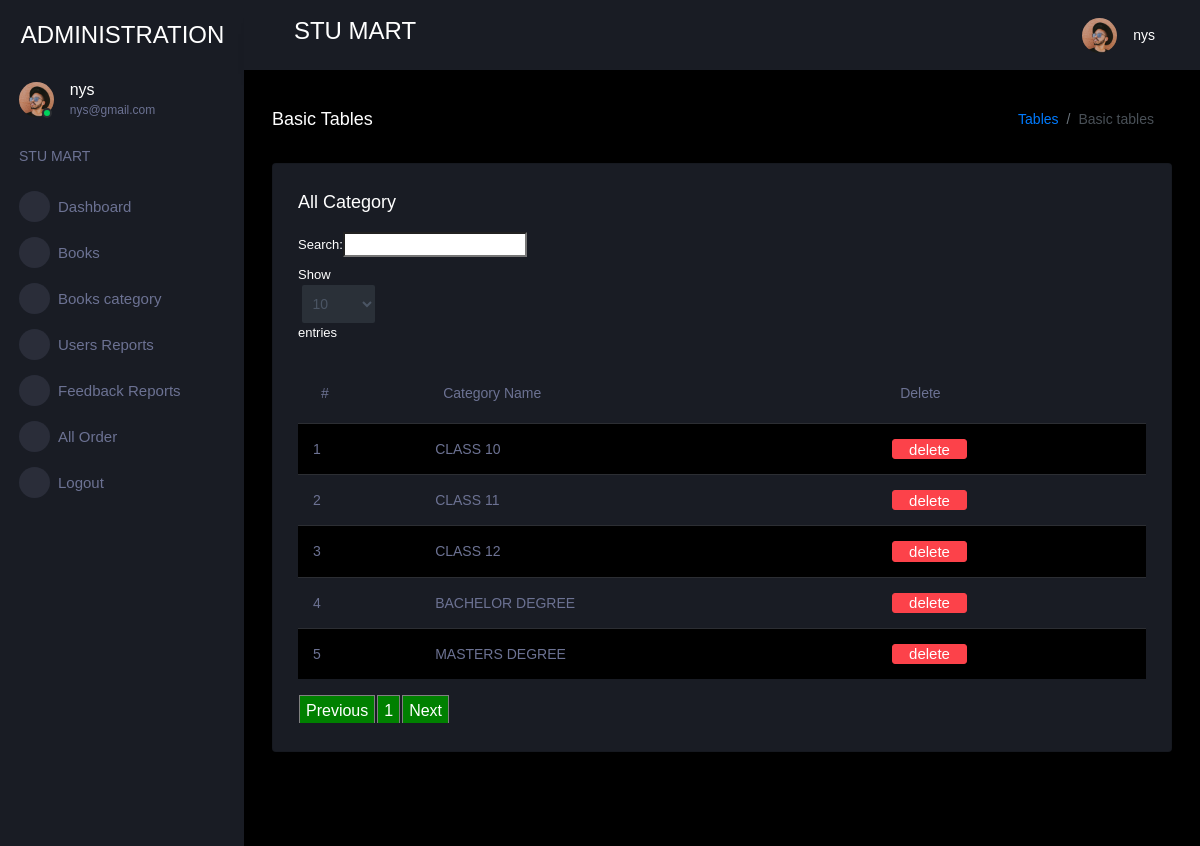
Screenshot of /view_categary/ (signed in) with the database file from the repository.
### book/models.py (models this page shows, shortened)
class Category(models.Model):
    name = models.CharField(max_length=30, null=True)

### book/views.py (the view)
# urls.py: path('view_categary/', View_Categary, name='view_categary'),
def View_Categary(request):
    if not request.user.is_authenticated:
        return redirect('login_admin')
    pro = Category.objects.all()
    d = {'pro': pro}
    return render(request,'administration/view_category.html', d)

### book/templates/administration/view_category.html (shortened to what this page needs)
{% extends 'administration/index.html' %}
{% load static %}
{% block body %}
<link rel = stylesheet href="https://cdn.datatables.net/1.10.23/css/dataTables.bootstrap.min.css">
<div class="main-panel">
    <div class="content-wrapper">
      <div class="page-header">
        <h3 class="page-title"> Basic Tables </h3>
        <nav aria-label="breadcrumb">
          <ol class="breadcrumb">
            <li class="breadcrumb-item"><a href="#">Tables</a></li>
            <li class="breadcrumb-item active" aria-current="page">Basic tables</li>
          </ol>
        </nav>
      </div>
      <div class="row">
        <div class="col-lg-12 grid-margin stretch-card">
          <div class="card">
            <div class="card-body">
              <h4 class="card-title">All Category</h4>
              <div class="table-responsive">
                <table class="table table-striped" id="example">
                  <thead>
                    <tr>
                        <th>#</th>
                        <th>Category Name</th>
                        <th>Delete</th>
                      </tr>
                      </thead>
                       <tbody>
                        {% for i in pro %}
                      <tr>
                        <td>{{forloop.counter}}</td>
                        <td>{{i.name}}</td>
                        <td><a href="{% url 'delete_category' i.id %}" onclick="return confirm('Are you sure?')"><button class="btn btn-danger">delete</button></a></td>
                      </tr>
                        {% empty %}
                            <tr>
                                <td>Data Not found</td>
                            </tr>
                        {% endfor %}
                        </tbody>
                </table>
              </div>
            </div>
          </div>
        </div>
      </div>
    </div>
{% endblock %}

### book/templates/administration/index.html (shortened to what this page needs)
<!DOCTYPE html>
{% load static %}
<html lang="en">
  <head>
    <link rel="stylesheet" href="{% static 'assets/vendors/mdi/css/materialdesignicons.min.css' %}">
    <link rel="stylesheet" href="{% static 'assets/vendors/css/vendor.bundle.base.css' %}">
    <link rel="stylesheet" href="{% static 'assets/vendors/jvectormap/jquery-jvectormap.css' %}">
    <link rel="stylesheet" href="{% static 'assets/vendors/flag-icon-css/css/flag-icon.min.css' %}">
    <link rel="stylesheet" href="{% static 'assets/vendors/owl-carousel-2/owl.carousel.min.css' %}">
    <link rel="stylesheet" href="{% static 'assets/vendors/owl-carousel-2/owl.theme.default.min.css' %}">
    <link rel="stylesheet" href="{% static 'assets/css/style.css' %}">
  </head>
  <body>
    <div class="container-scroller">
      <nav class="sidebar sidebar-offcanvas" id="sidebar">
        <div class="sidebar-brand-wrapper d-none d-lg-flex align-items-center justify-content-center fixed-top">
          <a class="sidebar-brand brand-logo" href="index.html" style="color:white">ADMINISTRATION</a>
        </div>
        <ul class="nav">
          <li class="nav-item profile">
            <div class="profile-desc">
              <div class="profile-pic">
                <div class="count-indicator">
                  <img class="img-xs rounded-circle " src="{% static 'assets/images/faces/face15.jpg' %}" alt="">
                  <span class="count bg-success"></span>
                </div>
                <div class="profile-name">
                  <h5 class="mb-0 font-weight-normal">{{request.user.username}}</h5>
                  <span>{{request.user.email}}</span>
                </div>
              </div>
              <a href="#" id="profile-dropdown" data-toggle="dropdown"><i class="mdi mdi-dots-vertical"></i></a>
            </div>
          </li>
          <li class="nav-item nav-category">
            <span class="nav-link">STU MART</span>
          </li>
          <li class="nav-item menu-items">
            <a class="nav-link" href="/admin-home">
              <span class="menu-icon">
                <i class="mdi mdi-speedometer"></i>
              </span>
              <span class="menu-title">Dashboard</span>
            </a>
          </li>
          <li class="nav-item menu-items">
            <a class="nav-link" data-toggle="collapse" href="#ui-basic" aria-expanded="false" aria-controls="ui-basic">
              <span class="menu-icon">
                <i class="mdi mdi-laptop"></i>
              </span>
              <span class="menu-title">Books</span>
              <i class="menu-arrow"></i>
            </a>
          </li>
          <li class="nav-item menu-items">
            <a class="nav-link" data-toggle="collapse" href="#ui-basic-1" aria-expanded="false" aria-controls="ui-basic">
              <span class="menu-icon">
                <i class="mdi mdi-laptop"></i>
              </span>
              <span class="menu-title">Books category</span>
              <i class="menu-arrow"></i>
            </a>
          </li>
          <li class="nav-item menu-items">
            <a class="nav-link" href="/view_user">
              <span class="menu-icon">
                <i class="mdi mdi-account-card-details"></i>
              </span>
              <span class="menu-title">Users Reports</span>
            </a>
          </li>
          <li class="nav-item menu-items">
            <a class="nav-link" href="/view_feedback">
              <span class="menu-icon">
                <i class="mdi mdi-playlist-play"></i>
              </span>
              <span class="menu-title">Feedback Reports</span>
            </a>
          </li>
          <li class="nav-item menu-items">
            <a class="nav-link" href="/admin_viewBooking">
              <span class="menu-icon">
                <i class="mdi mdi-table-large"></i>
              </span>
              <span class="menu-title">All Order</span>
            </a>
          </li>
          <li class="nav-item menu-items">
            <a class="nav-link" href="/logout">
              <span class="menu-icon">
                <i class="mdi mdi-chart-bar"></i>
              </span>
              <span class="menu-title">Logout</span>
            </a>
          </li>
        </ul>
      </nav>
      <div class="container-fluid page-body-wrapper">
        <nav class="navbar p-0 fixed-top d-flex flex-row">
          <div class="navbar-menu-wrapper flex-grow d-flex align-items-stretch">
            <button class="navbar-toggler navbar-toggler align-self-center" type="button" data-toggle="minimize">
              <span class="mdi mdi-menu"></span>
            </button>
            <ul class="navbar-nav w-100">
              <li class="nav-item w-100">
                <h3>STU MART</h3>
              </li>
            </ul>
            <ul class="navbar-nav navbar-nav-right">
              <li class="nav-item dropdown">
                <a class="nav-link" id="profileDropdown" href="#" data-toggle="dropdown">
                  <div class="navbar-profile">
                    <img class="img-xs rounded-circle" src="{% static 'assets/images/faces/face15.jpg' %}" alt="">
                    <p class="mb-0 d-none d-sm-block navbar-profile-name">{{request.user.username}}</p>
                    <i class="mdi mdi-menu-down d-none d-sm-block"></i>
                  </div>
                </a>
              </li>
            </ul>
          </div>
        </nav>
        {% block body %}{% endblock %}
          <footer class="footer">
          </footer>
        </div>
      </div>
    </div>
  </body>
</html>

### rows the page displays
Category: name "CLASS 10"
Category: name "CLASS 11"
Category: name "CLASS 12"
Category: name "BACHELOR DEGREE"
Category: name "MASTERS DEGREE"

### other values shown
{{ request.user.username }} "nys"
{{ request.user.email }} "nys@gmail.com"
